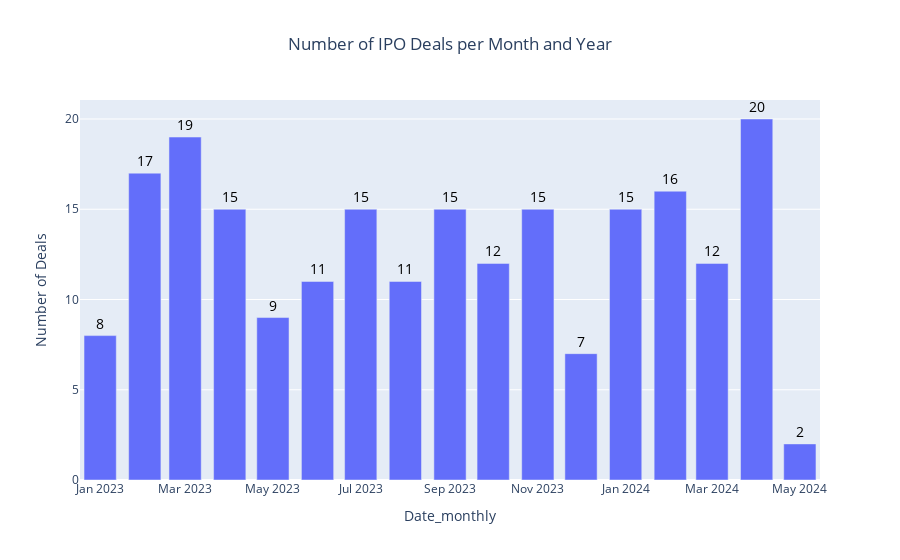

The notebook cell saved with this chart:
### Code cell
# some visualisation: bar chart using Plotly Express
import plotly.express as px

# Truncate to the first day in the month - for Bar names
stacked_ipos_df['Date_monthly'] = stacked_ipos_df['IPO Date'].dt.to_period('M').dt.to_timestamp()

# Count the number of deals for each month and year
monthly_deals = stacked_ipos_df['Date_monthly'].value_counts().reset_index().sort_values(by='Date_monthly')
monthly_deals.columns = ['Date_monthly', 'Number of Deals']

# Plotting the bar chart using Plotly Express
fig = px.bar(monthly_deals,
             x='Date_monthly',
             y='Number of Deals',
             labels={'Month_Year': 'Month and Year', 'Number of Deals': 'Number of Deals'},
             title='Number of IPO Deals per Month and Year',
             text='Number of Deals'
             )
fig.update_traces(textposition='outside', # Position the text outside the bars
                  textfont=dict(color='black',size=14), # Adjust the font size of the text
                  )
fig.update_layout(title_x=0.5) # Center the title

fig.show()

### Figure 1 — Plotly figure (JSON) as saved in the notebook; plotly's stock layout.template omitted (floating-point values rounded to 4 significant figures)
{"data": [{"alignmentgroup": "True", "hovertemplate": "Date_monthly=%{x}<br>Number of Deals=%{text}<extra></extra>", "legendgroup": "", "marker": {"color": "#636efa", "pattern": {"shape": ""}}, "name": "", "offsetgroup": "", "orientation": "v", "showlegend": false, "text": [2, 7, 8, 9, 11, 11, 12, 12, 15, 15, 15, 15, 15, 16, 17, 19, 20], "textfont": {"color": "black", "size": 14}, "textposition": "outside", "type": "bar", "x": ["2024-05-01T00:00:00", "2023-12-01T00:00:00", "2023-01-01T00:00:00", "2023-05-01T00:00:00", "2023-06-01T00:00:00", "2023-08-01T00:00:00", "2023-10-01T00:00:00", "2024-03-01T00:00:00", "2023-04-01T00:00:00", "2023-11-01T00:00:00", "2024-01-01T00:00:00", "2023-09-01T00:00:00", "2023-07-01T00:00:00", "2024-02-01T00:00:00", "2023-02-01T00:00:00", "2023-03-01T00:00:00", "2024-04-01T00:00:00"], "xaxis": "x", "y": [2, 7, 8, 9, 11, 11, 12, 12, 15, 15, 15, 15, 15, 16, 17, 19, 20], "yaxis": "y"}], "layout": {"barmode": "relative", "legend": {"tracegroupgap": 0}, "title": {"text": "Number of IPO Deals per Month and Year", "x": 0.5}, "xaxis": {"anchor": "y", "domain": [0, 1], "title": {"text": "Date_monthly"}}, "yaxis": {"anchor": "x", "domain": [0, 1], "title": {"text": "Number of Deals"}}}}
